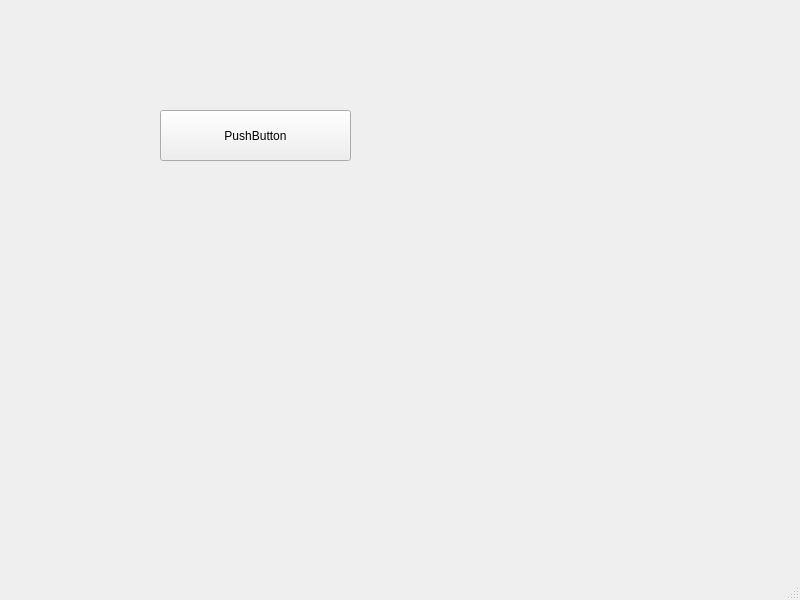
<?xml version="1.0" encoding="UTF-8"?>
<ui version="4.0">
 <class>MainWindow</class>
 <widget class="QMainWindow" name="MainWindow">
  <property name="geometry">
   <rect>
    <x>0</x>
    <y>0</y>
    <width>800</width>
    <height>600</height>
   </rect>
  </property>
  <property name="windowTitle">
   <string>MainWindow</string>
  </property>
  <widget class="QWidget" name="centralwidget">
   <widget class="QPushButton" name="pushButton">
    <property name="geometry">
     <rect>
      <x>160</x>
      <y>110</y>
      <width>191</width>
      <height>51</height>
     </rect>
    </property>
    <property name="text">
     <string>PushButton</string>
    </property>
   </widget>
  </widget>
  <widget class="QMenuBar" name="menubar">
   <property name="geometry">
    <rect>
     <x>0</x>
     <y>0</y>
     <width>800</width>
     <height>23</height>
    </rect>
   </property>
  </widget>
  <widget class="QStatusBar" name="statusbar"/>
 </widget>
 <resources/>
 <connections/>
</ui>
